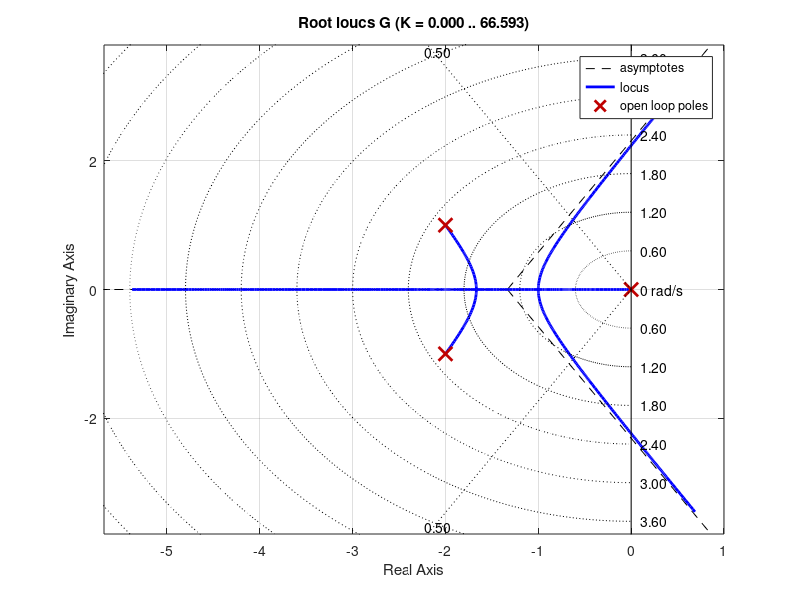

MATLAB code for this plot: (Note: this script raises an error after producing the figure.)
clear;
clc;

s = tf('s');
G = 1/(s*(s^2+4*s+5));

damp = 0.5;
rlocus(G);

sgrid([damp],[]);
[k,p] = rlocfind(G);

disp(k);
disp(p);

T = feedback(k*G,1);
step(T);